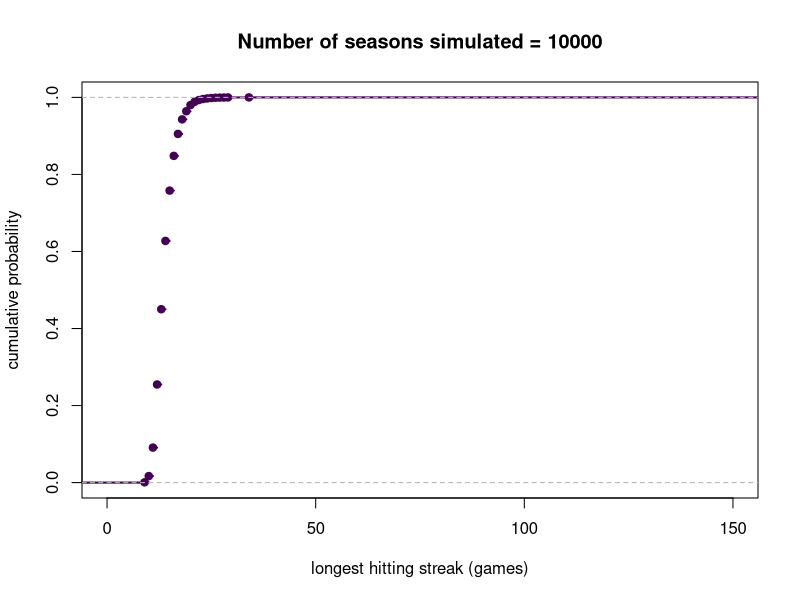

Source code (R): (Note: a time limit stopped this script after it produced the figure.)
## ---- chunk 1
knitr::opts_knit$set(base.dir = "/home/swolf/website/", base.url = "/")
knitr::opts_chunk$set(fig.path = "figure/2019-05-15-catchingDimaggio")
## ---- chunk 2
generateHits = function(ba,seasons){
  games = seasons * 160           #160 games/season 
  atBats = games * 4              #4 at bats/game
  hits = ifelse(runif(atBats)<ba,1,0)  # If the at-bat is successful, enter a 1, otherwise make it a 0.
  return(hits)
}
## ---- chunk 3
gamesWithHit = function(hits){
  ## Re-flow the hit data into a matrix so each column has all of the at-bats in a game. 
  hitMat = matrix(hits,nrow=4)
  ## Create a vector with 0 if no hits in a game and 1 if there are hits in a game.
  gwh = as.numeric(colSums(hitMat)>0)
  return(gwh)
}
## ---- chunk 4
longestStreak = function(games){
  ## Initialize current and longest streaks
  longestStreak = 0
  currentStreak = 0
  for(g in 1:length(games)){
    ## If game had a hit, add 1 to current streak, otherwise, end the streak
    currentStreak = ifelse(games[g]>0,currentStreak+1,0)
    ## If current streak is longer than longest streak, make it the longest streak, otherwise, leave longest streak 
    ## alone
    longestStreak = ifelse(currentStreak>longestStreak,currentStreak,longestStreak)
  }
  return(longestStreak)
}
## ---- chunk 5
players = c(paste('player',1:5,sep=''),'pedPlayer')
averages = round(c(0.2,0.25,0.3,0.35,0.4,0.5),3)
careers = c(rep(20,5),10)
diMaggio = 56
prob = numeric(6)

## Simulate a bunch of seasons
sims = 10000
## ---- chunk 6
library(knitr)
## Colors for the graph
library(viridis)
cols = viridis(6)

for(p in 1:6){
    player = players[p]
    avg = averages[p]
    career = careers[p]
    maxStreak = numeric(sims)
    for(i in 1:sims){
        maxStreak[i] = longestStreak(gamesWithHit(generateHits(ba=avg,seasons=career)))
    }
    if(p==1){
        plot(ecdf(maxStreak), xlab='longest hitting streak (games)', col=cols[p], lty=p,
             main=paste('Number of seasons simulated =',sims),
             xlim=c(0,150), ylab='cumulative probability',lwd=2)
    }else{
        lines(ecdf(maxStreak), col=cols[p],lwd=2)
    }

    ## Probability to catch DiMaggio
    prob[p] = 1-ecdf(maxStreak)(diMaggio)
}
abline(v=diMaggio,col='grey',lty=10,lwd=3)
legend('bottomright',legend=paste('BA =',sprintf("%1.3f",averages)),col=cols,lty=1,lwd=2,pch=16,
       bg='white')

playerProbs = data.frame(players,averages,prob)
## ---- chunk 7
kable(playerProbs, caption = "The probability each player catches DiMaggio", digits=3)
## ---- chunk 8
bestProb = 0
thisProb = bestProb
seasons = 0
nSeasons = seasons
while(bestProb<0.15){
  seasons = seasons + 0.25
  games = seasons*160
  if(games<diMaggio){
    bestProb = 0
  }else{
    newStreak = numeric(sims)
    for(i in 1:sims){
        newStreak[i] = longestStreak(gamesWithHit(generateHits(ba=0.500,seasons=seasons)))
    }
    bestProb = 1-ecdf(newStreak)(diMaggio)
    
  }
  thisProb = c(thisProb,bestProb)
  nSeasons = c(nSeasons,seasons)
}
plot(nSeasons,thisProb,xlab='number of seasons played',ylab='probability to beat DiMaggio')
